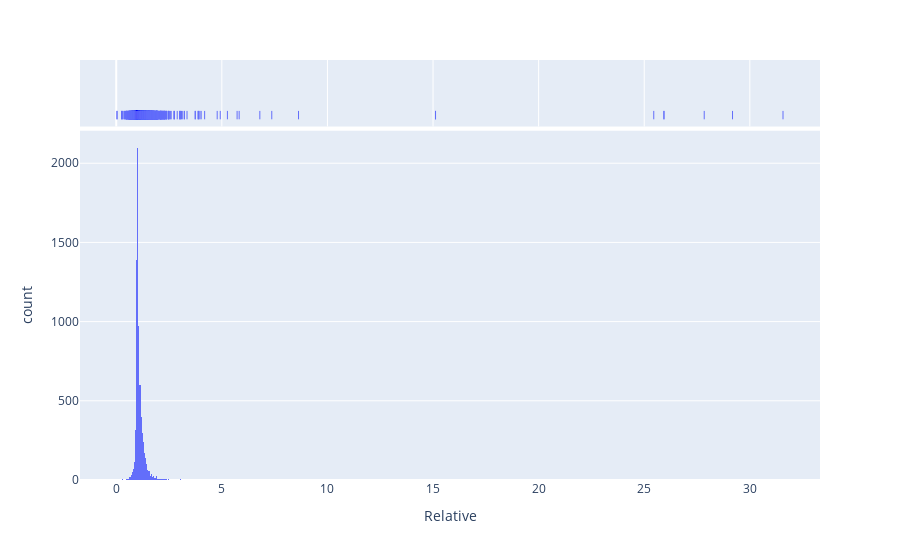

This figure's notebook cell:
### Code cell
df = pd.DataFrame(relative_diff, columns=['Relative'])
fig = px.histogram(df, x="Relative", marginal="rug")
fig.show()

### Figure 1 — Plotly figure (JSON) as saved in the notebook; plotly's stock layout.template omitted (floating-point values rounded to 4 significant figures; data arrays with more than 128 entries replaced by an {"elided": "..."} marker saying what was removed)
{"data": [{"alignmentgroup": "True", "bingroup": "x", "hovertemplate": "Relative=%{x}<br>count=%{y}<extra></extra>", "legendgroup": "", "marker": {"color": "#636efa", "pattern": {"shape": ""}}, "name": "", "offsetgroup": "", "orientation": "v", "showlegend": false, "type": "histogram", "x": {"elided": "7744 float values"}, "xaxis": "x", "yaxis": "y"}, {"alignmentgroup": "True", "boxpoints": "all", "fillcolor": "rgba(255,255,255,0)", "hoveron": "points", "hovertemplate": "Relative=%{x}<extra></extra>", "jitter": 0, "legendgroup": "", "line": {"color": "rgba(255,255,255,0)"}, "marker": {"color": "#636efa", "symbol": "line-ns-open"}, "name": "", "offsetgroup": "", "showlegend": false, "type": "box", "x": {"elided": "7744 float values"}, "xaxis": "x2", "yaxis": "y2"}], "layout": {"barmode": "relative", "legend": {"tracegroupgap": 0}, "margin": {"t": 60}, "xaxis": {"anchor": "y", "domain": [0, 1], "title": {"text": "Relative"}}, "xaxis2": {"anchor": "y2", "domain": [0, 1], "matches": "x", "showgrid": true, "showticklabels": false}, "yaxis": {"anchor": "x", "domain": [0, 0.8316], "title": {"text": "count"}}, "yaxis2": {"anchor": "x2", "domain": [0.8416, 1], "matches": "y2", "showgrid": false, "showline": false, "showticklabels": false, "ticks": ""}}}
